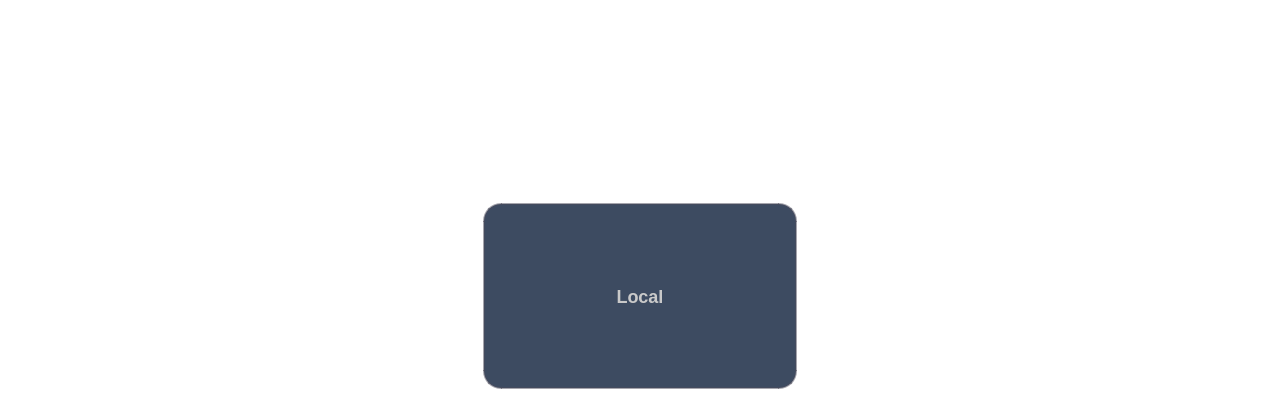
<?xml version="1.0" encoding="UTF-8"?>
<ui version="4.0">
 <class>remoteoverlay</class>
 <widget class="QFrame" name="remoteoverlay">
  <property name="geometry">
   <rect>
    <x>0</x>
    <y>0</y>
    <width>1280</width>
    <height>400</height>
   </rect>
  </property>
  <property name="minimumSize">
   <size>
    <width>1280</width>
    <height>400</height>
   </size>
  </property>
  <property name="maximumSize">
   <size>
    <width>1440</width>
    <height>400</height>
   </size>
  </property>
  <property name="font">
   <font>
    <family>WenQuanYi Micro Hei</family>
   </font>
  </property>
  <property name="cursor">
   <cursorShape>BlankCursor</cursorShape>
  </property>
  <property name="contextMenuPolicy">
   <enum>Qt::NoContextMenu</enum>
  </property>
  <property name="windowTitle">
   <string/>
  </property>
  <property name="windowOpacity">
   <double>1.000000000000000</double>
  </property>
  <property name="styleSheet">
   <string notr="true">#remoteoverlay {
	background: transparent;
	/*background-color: #0A1220;*/
	border: none;
}</string>
  </property>
  <property name="locale">
   <locale language="Chinese" country="China"/>
  </property>
  <property name="lineWidth">
   <number>0</number>
  </property>
  <layout class="QVBoxLayout" name="verticalLayout" stretch="0,0">
   <property name="spacing">
    <number>6</number>
   </property>
   <item>
    <widget class="QLabel" name="remotelogo">
     <property name="font">
      <font>
       <family>WenQuanYi Micro Hei</family>
      </font>
     </property>
     <property name="cursor">
      <cursorShape>BlankCursor</cursorShape>
     </property>
     <property name="contextMenuPolicy">
      <enum>Qt::NoContextMenu</enum>
     </property>
     <property name="styleSheet">
      <string notr="true">#remotelogo {
    background: transparent;
    border: none;
}</string>
     </property>
     <property name="lineWidth">
      <number>0</number>
     </property>
     <property name="text">
      <string/>
     </property>
     <property name="pixmap">
      <pixmap resource="../qml.qrc">:/web/web/icon/leacesyicon.png</pixmap>
     </property>
     <property name="scaledContents">
      <bool>true</bool>
     </property>
     <property name="alignment">
      <set>Qt::AlignCenter</set>
     </property>
    </widget>
   </item>
   <item>
    <layout class="QHBoxLayout" name="horizontalLayout" stretch="9,6,9">
     <item>
      <spacer name="horizontalSpacer">
       <property name="orientation">
        <enum>Qt::Horizontal</enum>
       </property>
       <property name="sizeHint" stdset="0">
        <size>
         <width>40</width>
         <height>20</height>
        </size>
       </property>
      </spacer>
     </item>
     <item>
      <widget class="QPushButton" name="gobackpushButton">
       <property name="sizePolicy">
        <sizepolicy hsizetype="Preferred" vsizetype="Preferred">
         <horstretch>0</horstretch>
         <verstretch>0</verstretch>
        </sizepolicy>
       </property>
       <property name="cursor">
        <cursorShape>BlankCursor</cursorShape>
       </property>
       <property name="focusPolicy">
        <enum>Qt::NoFocus</enum>
       </property>
       <property name="contextMenuPolicy">
        <enum>Qt::NoContextMenu</enum>
       </property>
       <property name="styleSheet">
        <string notr="true">#gobackpushButton {
    background-color: rgba(26, 42, 69, 0.85);
    border: 2px solid rgba(74, 74, 90, 0.5);
    border-radius: 18px;
	font-family: &quot;WenQuanYi Micro Hei&quot;;
 	font-weight: bold;
    font-size: 18px;
	 color: #C9C9C9;
    padding: 9px 36px;
}
#gobackpushButton:hover {
    background-color: #243356;
    border-color: #60A8E0;
    color: #FFFFFF;
}
#gobackpushButton:pressed {
    background-color: #0D1525;
    border-color: #4A8EC0;
    color: #B0C8E0;
}</string>
       </property>
       <property name="text">
        <string>Local</string>
       </property>
      </widget>
     </item>
     <item>
      <spacer name="horizontalSpacer_2">
       <property name="orientation">
        <enum>Qt::Horizontal</enum>
       </property>
       <property name="sizeHint" stdset="0">
        <size>
         <width>40</width>
         <height>20</height>
        </size>
       </property>
      </spacer>
     </item>
    </layout>
   </item>
  </layout>
 </widget>
 <resources>
  <include location="../qml.qrc"/>
 </resources>
 <connections/>
</ui>
